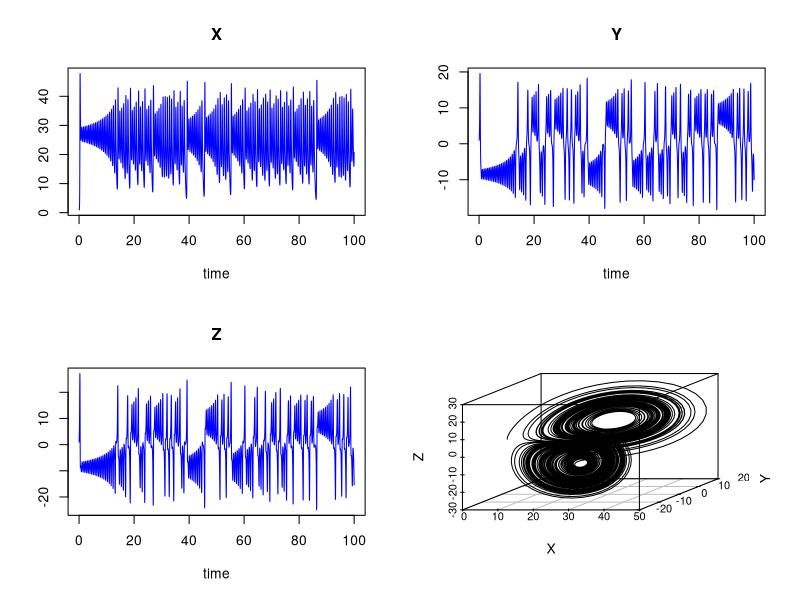
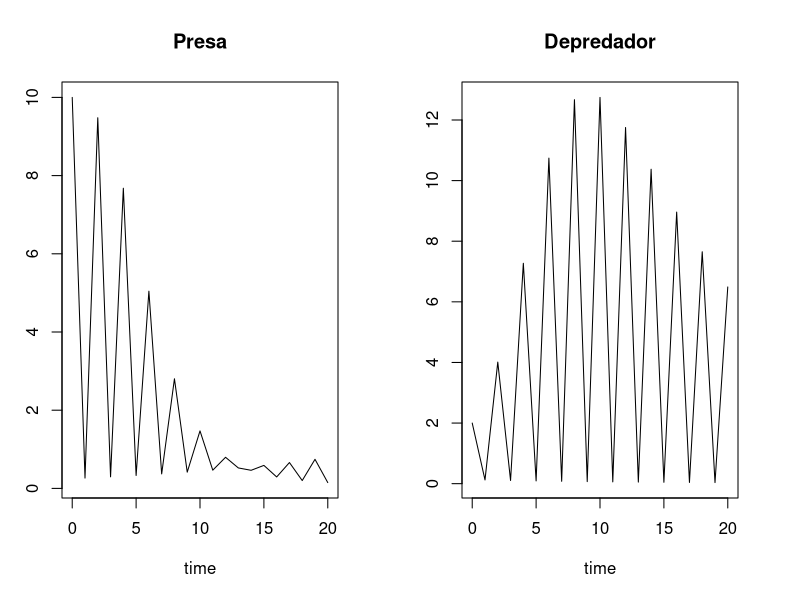
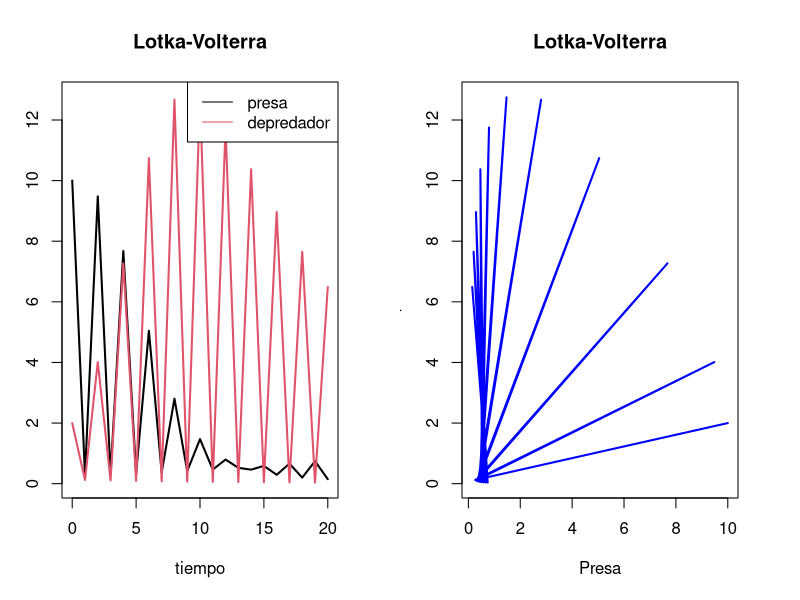
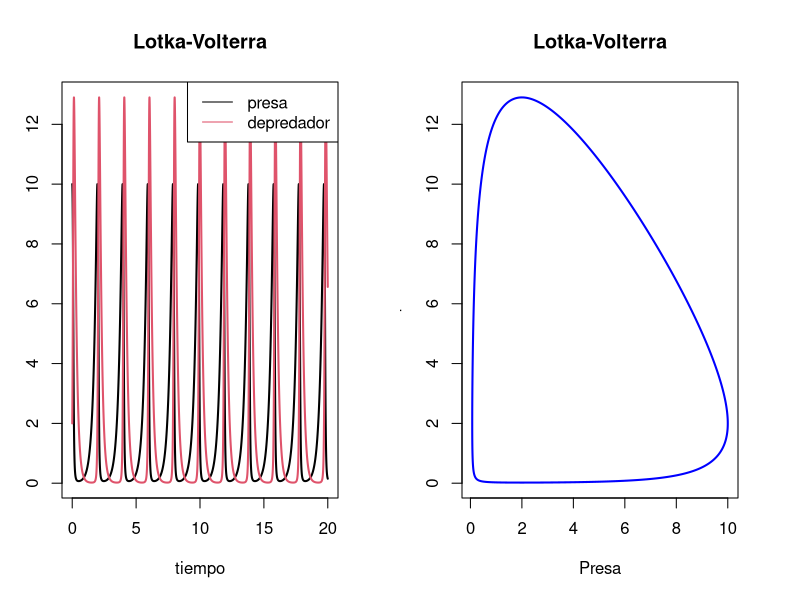
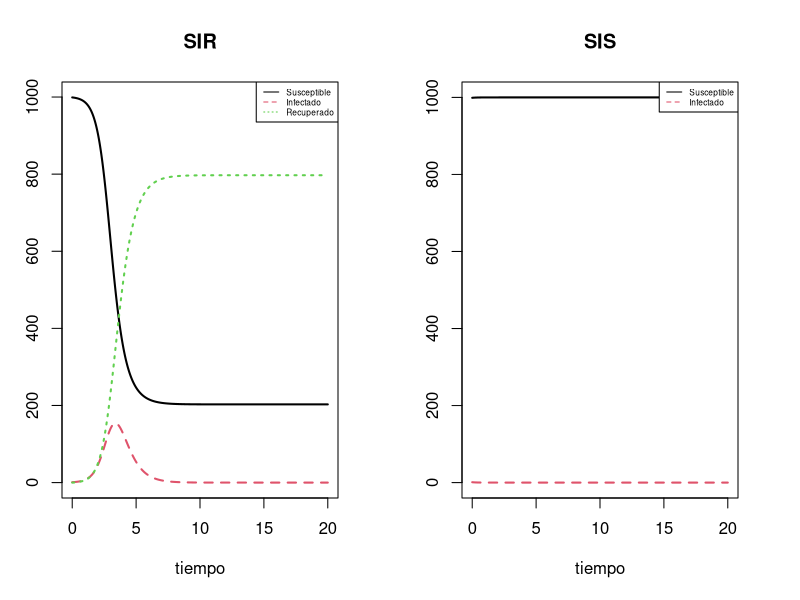
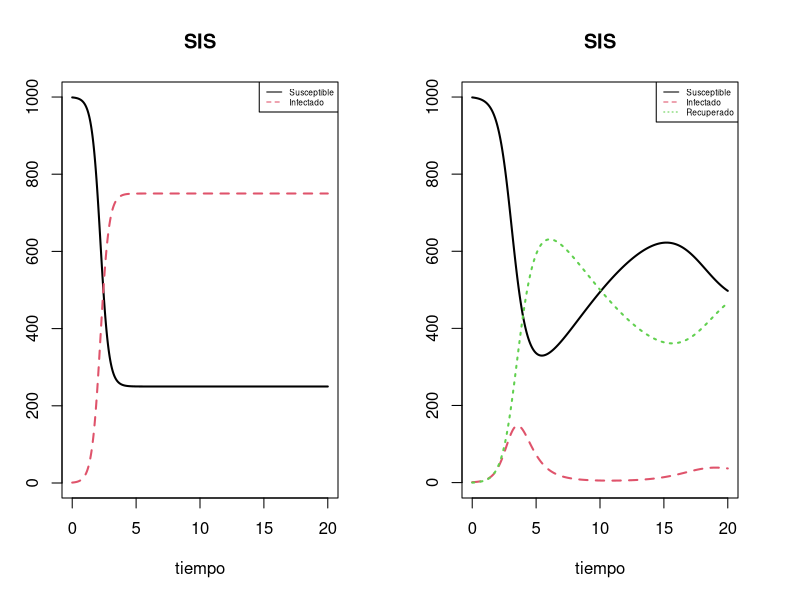
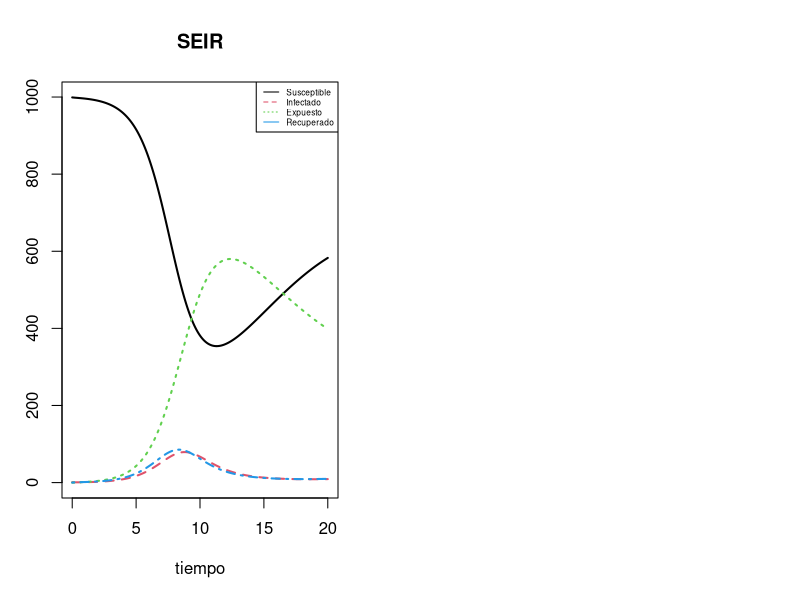
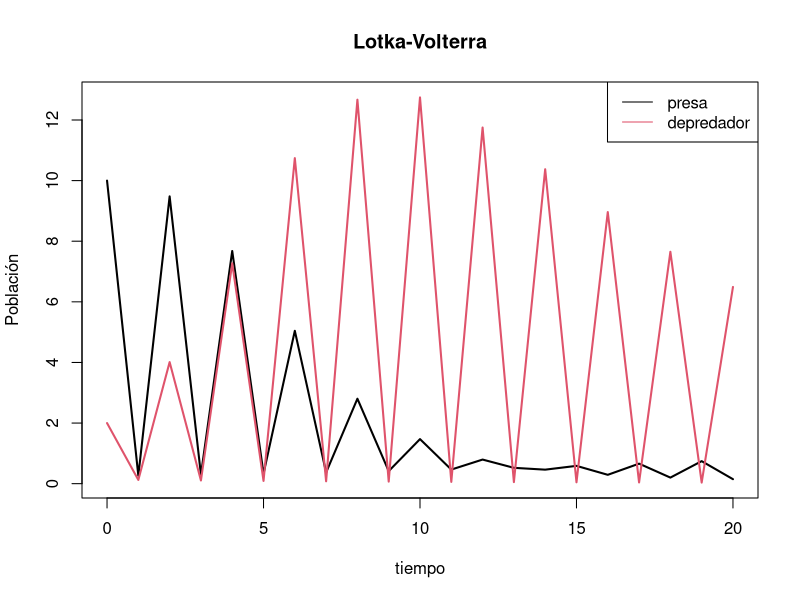

Generate these figures, in order, with R:
## ---- chunk 1
library(deSolve)
## ---- chunk 2

## Chaos in the atmosphere
## Definimos una función que tiene las ecuaciones
Lorenz <- function(t, state, parameters) { #es tiempo, state (condiciones iniciales), parámetros
  #el tiempo va a ser definido como ciertos intervalos
  #state, en nuestro caso de enfermedades, podrían ser número de susceptibles, infectados, etc
with(as.list(c(state, parameters)), { 
       # Acá van definidas las ecuaciones (las de arriba, son las de los modelos)
       dX<- a*X+Y*Z
       dY<- b*(Y-Z)
       dZ <- -X * Y + c * Y - Z
        list(c(dX, dY, dZ))#que los regrese en formato de lista
      })
}
# Acá le damos valores a los parámetros
parameters <- c(a = -8/3, b = -10, c = 28)#son las que no son nuestras variables
#está definido como un vector numérico

#Estas son las condiciones iniciales
state <- c(X = 1, Y = 1, Z = 1)#condiciones iniciales de nuestras variables

#En este vector ponemos el tiempo para evaluar 
times <- seq(0, 100, by = 0.01)#rango de tiempos en lo que queremos que se evalúe nuestra operación

#Acá hace todo (ode significa *ordinary differential equation*)
out <- ode(y = state, times = times, func = Lorenz, parms = parameters)#aquí como tal es para la solución de de las ecuaciones
#como tal, el resultado de ode es una tabla que nos da los valores de nuestras variables en el rango de tiempos que definimos de manera previa

#Graficamos las soluciones, una gráfica por cada cooordenada (variable)
plot(out,col="blue")

    ## En 3-D
    library(scatterplot3d)

scatterplot3d(out[,-1], type = "l")

## ---- chunk 3
#Acá se define la función que tiene las ecuaciones diferenciales
LotkaVolterra <- function(Time, State, Pars) { #otra vez tiempos, estados iniciales y parámetros
  with(as.list(c(State, Pars)), { #definimos las ecuaciones del modelo
dPresa <- a*Presa -b*Presa*Depredador
dDepredador <- d*Presa*Depredador -c*Depredador
return(list(c(dPresa, dDepredador)))
})
}
## ---- chunk 4
#Vector con los párametros
#mismos pasos que ejemplocon ecuaciones de Lorenz
pars <- c(a= 4, b= 2, c= 6 ,d  = 3)  
condiciones_iniciales <- c(Presa =10, Depredador=2)
tiempo <- seq(0, 20, by = 1)
out <- ode(condiciones_iniciales, tiempo, LotkaVolterra, pars) 

# Veamos que contiene el objeto out

head(out)
tail(out)

## Método de graficación por default
plot(out)

## Podemos mejorar nuestra gráfica y ponerla en una misma gráfica
matplot(out[ , 1], out[ , 2:3], type = "l", xlab = "tiempo", ylab = "Población",
main = "Lotka-Volterra", lwd = 2,lty=1)
legend("topright", c("presa", "depredador"), col = 1:2,lty=1)
## ---- chunk 5
pdf("Mi_Lotka_Volterra.pdf",height = 13,width=21 )
matplot(out[ , 1], out[ , 2:3], type = "l", xlab = "tiempo", ylab = "Población",
main = "Lotka-Volterra", lwd = 2,lty=1)
legend("topright", c("presa", "depredador"), col = 1:2, lty = 1)
dev.off()
## ---- chunk 6
matplot(out[ , 2], out[ , 3], type = "l", xlab = "Presa", ylab = "Depredador",
main = "Lotka-Volterra", lwd = 2,col="blue")
## ---- chunk 7
tiempo <- seq(0, 20, by = 0.001)
out <- ode(condiciones_iniciales, tiempo, LotkaVolterra, pars) 
## ---- chunk 8
matplot(out[ , 1], out[ , 2:3], type = "l", xlab = "tiempo", ylab = "Población",
main = "Lotka-Volterra", lwd = 2,lty=1)
legend("topright", c("presa", "depredador"), col = 1:2, lty = 1)
matplot(out[ , 2], out[ , 3], type = "l", xlab = "Presa", ylab = "Depredador",
main = "Lotka-Volterra", lwd = 2,col="blue",lty=1)
## ---- chunk 9
pdf("Lotka-Volterra2.pdf",height = 13,width = 21)
matplot(out[ , 1], out[ , 2:3], type = "l", xlab = "tiempo", ylab = "Población",
main = "Lotka-Volterra", lwd = 2,lty=1)
legend("topright", c("presa", "depredador"), col = 1:2, lty = 1)
matplot(out[ , 2], out[ , 3], type = "l", xlab = "Presa", ylab = "Depredador",
main = "Lotka-Volterra", lwd = 2,col="blue",lty=1)
dev.off()
## ---- chunk 10
pdf("Lotka-Volterra3.pdf",height = 13,width = 21)
matplot(out[ , 2], out[ , 3], type = "l", xlab = "Presa", ylab = "Depredador",
main = "Lotka-Volterra", lwd = 2,col="blue")
dev.off()
## ---- chunk 11
SIR <- function(t, state, parameters) {
with(as.list(c(state, parameters)), { 
       # Acá van definidas las ecuaciones
       # Vamos a suponer dependencia de la frecuencia
       dS<- -beta*S*I/(S+I+R)
       dI<- beta*S*I/(S+I+R) -gama*I
       dR<- gama*I
        list(c(dS, dI, dR))
      })
}
## ---- chunk 12
pars <- c(beta= 4, gama = 2 )  
condiciones_iniciales <- c(S =999, I=1,R=0)
tiempo <- seq(0, 20, by = 0.001)
out <- ode(condiciones_iniciales, tiempo, SIR, pars) 
head(out)

## ---- chunk 13
matplot(out[ , 1], out[ , 2:4], type = "l", xlab = "tiempo", ylab = "Población",
main = "SIR", lwd = 2)
legend("topright", c("Susceptible", "Infectado","Recuperado"), col = 1:3,lty=1:3,cex=0.5)
## ---- chunk 14
SIS<-function(t, state, parameters){
  with(as.list(c(state, parameters)), {
    dS<- -beta*S*I/(S+I)+(gama*I)
    dI<- beta*S*I/(S+I)-(gama*I)
    list(c(dS,dI))
  })
}
## ---- chunk 15
pars <- c(beta= 1, gama = 4 )  
start_condictions <- c(S =999, I=1)
tiempo <- seq(0, 20, by = 0.001)
out <- ode(start_condictions, tiempo, SIS, pars) 
head(out)
## ---- chunk 16
matplot(out[ , 1], out[ , 2:3], type = "l", xlab = "tiempo", ylab = "Población",
main = "SIS", lwd = 2)
legend("topright", c("Susceptible", "Infectado"), col = 1:3,lty=1:3,cex=0.5)
## ---- chunk 17
SIS<-function(t, state, parameters){
  with(as.list(c(state, parameters)), {
    dS<- -beta*S*I/(S+I)+(gama*I)
    dI<- beta*S*I/(S+I)-(gama*I)
    list(c(dS,dI))
  })
}
## ---- chunk 18
pars <- c(beta= 4, gama = 1 )  
start_condictions <- c(S =999, I=1)
tiempo <- seq(0, 20, by = 0.001)
out <- ode(start_condictions, tiempo, SIS, pars) 
head(out)
## ---- chunk 19
matplot(out[ , 1], out[ , 2:3], type = "l", xlab = "tiempo", ylab = "Población",
main = "SIS", lwd = 2)
legend("topright", c("Susceptible", "Infectado"), col = 1:3,lty=1:3,cex=0.5)
## ---- chunk 20
library(deSolve)
SIR <- function(t, state, parameters) {
  with(as.list(c(state, parameters)), { 
    N<- S+I+R
    dS<- nu*N-beta*S*I/(S+I+R)-mu*S
    dI<- beta*S*I/(S+I+R) -gama*I - mu*I
    dR<- gama*I - mu*R
    list(c(dS, dI, dR))
  })
}
#this case we'll be doing beta>gamma
pars <- c(beta= 4, gama = 2, mu=0.1, nu=0.1 )
condiciones_iniciales <- c(S =999, I=1,R=0)
tiempo <- seq(0, 20, by = 0.001)
out <- ode(condiciones_iniciales, tiempo, SIR, pars) 
head(out)
matplot(out[ , 1], out[ , 2:4], type = "l", xlab = "tiempo", ylab = "Población",
        main = "SIS", lwd = 2)
legend("topright", c("Susceptible", "Infectado", "Recuperado"), col = 1:3,lty=1:3,cex=0.5)
## ---- chunk 21
library(deSolve)
SEIR <- function(t, state, parameters) {
  with(as.list(c(state, parameters)), { 
    N<- S+E+I+R
    dS<- nu*N-beta*S*I/(S+I+R)-mu*S
    dE<- beta*S*I/(S+I+R) -mu*E -delta*E
    dI<- delta*E -gama*I - mu*I
    dR<- gama*I - mu*R
    list(c(dS, dI, dR,dE))
  })
}
#Will make it with beta>gama
pars <- c(beta= 4, gama = 2, mu=0.1, nu=0.1, delta=2 )
condiciones_iniciales <- c(S =999, I=1,R=0,E=0)
tiempo <- seq(0, 20, by = 0.001)
out <- ode(condiciones_iniciales, tiempo, SEIR, pars) 
head(out)
matplot(out[ , 1], out[ , 2:5], type = "l", xlab = "tiempo", ylab = "Población",
        main = "SEIR", lwd = 2)
legend("topright", c("Susceptible", "Infectado", "Expuesto", "Recuperado"), col = 1:5,lty=1:3,cex=0.5)
## ---- chunk 22
SICR<-function(t, state, parameters){ #all the equations must be correct, check it twice or as many times as necessary
with(as.list(c(state, parameters)), {
    N <-S+I+C+R
    dS <- nu - S*beta*(I+epsilon*C)-mu*S
    dI <- S*beta*(I+epsilon*C) - I*(mu + gama)
    dC <- gama*(1-c)*I - mu*C
    dR <- gama*c*I-mu*R
    list(c(dS,dI,dC,dR))#must check the list contains all variables, no parameters
  })  
}#aquí ya está la función

#next all the conditions to start
pars <- c(beta= 1, gama = 1, nu= 1, mu=1, c= 1,epsilon= 1)  #check on papers for real parameters
start_condictions <- c(S =999, I=1, C=0, R=0)#starting conditions 
tiempo <- seq(0, 20, by = 0.001)#limited time
out <- ode(start_condictions, tiempo, SICR, pars) 
head(out)
